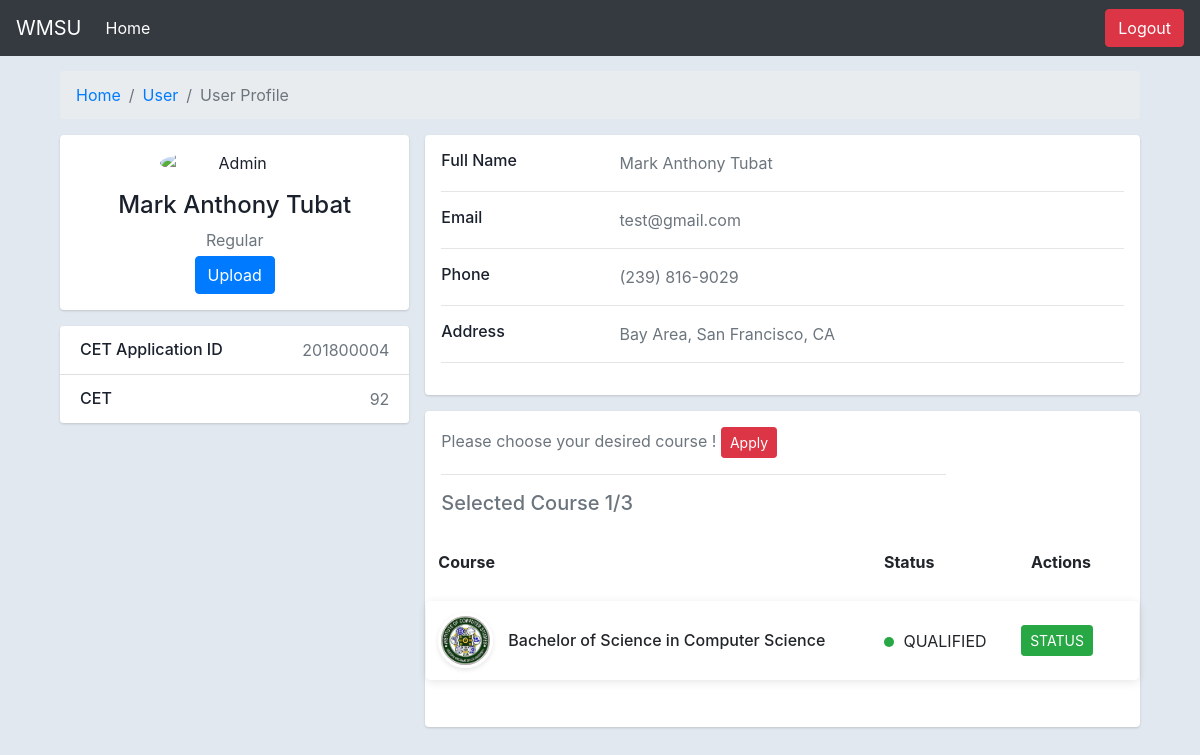
Screenshot of /student/index.php (signed in) with the database file from the repository.
### tables this page shows
CREATE TABLE `cetresult` (
  `applicantid` int(11) NOT NULL,
  `cetresult` varchar(100) NOT NULL,
  `year` varchar(100) NOT NULL,
  `fname` varchar(100) NOT NULL,
  `lname` varchar(100) NOT NULL
);

CREATE TABLE `selectedcourse` (
  `selectedCourse_id` int(11) NOT NULL,
  `user_id` int(11) NOT NULL,
  `college_id` int(11) DEFAULT NULL,
  `course_id` int(11) NOT NULL,
  `file_id` int(11) NOT NULL,
  `userStatus` varchar(100) DEFAULT NULL,
  `date` varchar(200) NOT NULL,
  `ic` varchar(100) DEFAULT NULL,
  `average` float DEFAULT NULL,
  `inter_score` int(100) DEFAULT NULL,
  `rejectReason` varchar(100) DEFAULT NULL,
  `interview_sched` varchar(50) DEFAULT NULL,
  `academic_id` int(11) DEFAULT NULL
);

CREATE TABLE `coursestbl` (
  `course_id` int(11) NOT NULL,
  `course_name` varchar(255) NOT NULL,
  `course_description` varchar(1000) NOT NULL,
  `college_id` int(11) NOT NULL,
  `course_img` text DEFAULT NULL,
  `quota` int(200) DEFAULT NULL,
  `waiting` int(200) DEFAULT NULL,
  `cet_req` float DEFAULT NULL,
  `gpa_req` float DEFAULT NULL
);

### student/index.php (the view, shortened to what this page needs)
<?php
   include('include/header.php');
   include('include/navbar.php');
   $getCET = mysqli_query($db, "SELECT * from cetresult where 	applicantid  ='".$_SESSION['applicantID']."'");
   $arr = mysqli_fetch_array($getCET);
   $listSelectedCourse = mysqli_query($db, "SELECT COUNT(*) from selectedcourse where user_id  ='".$_SESSION['id']."'");
   $countCourse = mysqli_fetch_array($listSelectedCourse);
   ?>
<body>
    <div class="container">
        <div class="main-body">
            <nav aria-label="breadcrumb" class="main-breadcrumb">
                <ol class="breadcrumb">
                    <li class="breadcrumb-item"><a href="index.html">Home</a></li>
                    <li class="breadcrumb-item"><a href="javascript:void(0)">User</a></li>
                    <li class="breadcrumb-item active" aria-current="page">User Profile</li>
                </ol>
            </nav>
            <div class="row gutters-sm">
                <div class="col-md-4 mb-3">
                    <div class="card">
                        <div class="card-body">
                            <div class="d-flex flex-column align-items-center text-center">
                                <img src="https://bootdey.com/img/Content/avatar/avatar7.png" alt="Admin"
                                    class="rounded-circle" width="150">
                                <div class="mt-3">
                                    <h4> <?php echo $fullname = $_SESSION['fname'] . ' ' . $_SESSION['lname']; ?></h4>
                                    <p class="text-secondary mb-1">Regular</p>
                                    <button class="btn btn-primary">Upload</button>
                                </div>
                            </div>
                        </div>
                    </div>
                    <div class="card mt-3">
                        <ul class="list-group list-group-flush">
                            <li class="list-group-item d-flex justify-content-between align-items-center flex-wrap">
                                <h6 class="mb-0">CET Application ID </h6>
                                <span class="text-secondary"><?php echo $arr['applicantid']?></span>
                            </li>
                            <li class="list-group-item d-flex justify-content-between align-items-center flex-wrap">
                                <h6 class="mb-0">
                                    CET
                                </h6>
                                <span class="text-secondary"><?php echo $arr['cetresult'] ?></span>
                            </li>
                        </ul>
                    </div>
                </div>
                <div class="col-md-8">
                    <div class="card mb-3">
                        <div class="card-body">
                            <div class="row">
                                <div class="col-sm-3">
                                    <h6 class="mb-0">Full Name</h6>
                                </div>
                                <div class="col-sm-9 text-secondary">
                                    <?php echo $fullname = $_SESSION['fname'] . ' ' . $_SESSION['lname']; ?>
                                </div>
                            </div>
                            <hr>
                            <div class="row">
                                <div class="col-sm-3">
                                    <h6 class="mb-0">Email</h6>
                                </div>
                                <div class="col-sm-9 text-secondary">
                                    <?php echo $_SESSION['email'];?>
                                </div>
                            </div>
                            <hr>
                            <div class="row">
                                <div class="col-sm-3">
                                    <h6 class="mb-0">Phone</h6>
                                </div>
                                <div class="col-sm-9 text-secondary">
                                    (239) 816-9029
                                </div>
                            </div>
                            <hr>
                            <div class="row">
                                <div class="col-sm-3">
                                    <h6 class="mb-0">Address</h6>
                                </div>
                                <div class="col-sm-9 text-secondary">
                                    Bay Area, San Francisco, CA
                                </div>
                            </div>
                            <hr>
                        </div>
                    </div>
                    <div class="card mb-4">
                        <div class="card-body">
                            <div class="row">
                                <div class="col-sm-9 text-secondary">
                                    Please choose your desired course ! <a
                                        href="apply.php"
                                        class="btn btn-danger btn-sm"> Apply</a>
                                    <hr>
                                    <h5>Selected Course <?php echo $countCourse[0] ?>/3 </h5>
                                </div>
                                <?php include('selectedcourse.php') ?>
                            </div>
                        </div>
                    </div>
                </div>
            </div>
</body>
</html>

### student/selectedcourse.php (shortened to what this page needs)
<link rel="stylesheet" href="assets/css/table.css">
<?php
  $selectedCourse = mysqli_query($db, "SELECT * from selectedcourse where user_id  ='".$_SESSION['id']."'");
?>
<table class="table">
    <thead>
        <tr>
            <th>Course</th>
            <th>Status</th>
            <th>Actions</th>
        </tr>
    </thead>
    <tbody>
        <?php while ($row = mysqli_fetch_array($selectedCourse)) {
                $courseinfo    =mysqli_query($db, "SELECT * from coursestbl where course_id  ='".$row['course_id']."'");
                $course = mysqli_fetch_array($courseinfo);
                ?>
        <tr>
            <td>
                <div class="user-info">
                    <div class="user-info__img">
                        <img src="../collegeimg/<?php echo $course["course_img"]?>" alt="User Img">
                    </div>
                    <div class="user-info__basic">
                        <h6 class="mb-0"><?php echo $course["course_name"] ?></h6>
                    </div>
                </div>
            </td>
            <td>
                <span class="active-circle bg-success"></span> <?php echo $row['userStatus'] ?>
            </td>
            <td>
                <a href="application_status.php?tracking_id=<?php echo $row['selectedCourse_id']; ?>"
                    class="btn btn-success btn-sm"> STATUS</a>
            <td>
        </tr>
        <?php } ?>
    </tbody>
</table>

### student/assets/css/style.css (style rules this page uses)
body { color: #1a202c; text-align: left; background-color: #e2e8f0; }
.main-body { padding: 15px; }
.card { box-shadow: 0 1px 3px 0 rgba(0,0,0,.1), 0 1px 2px 0 rgba(0,0,0,.06); }
.card { position: relative; display: flex; flex-direction: column; min-width: 0; word-wrap: break-word; background-color: #fff; background-clip: border-box; border: 0 solid rgba(0,0,0,.125); border-radius: .25rem; }
.card-body { flex: 1 1 auto; min-height: 1px; padding: 1rem; }
.gutters-sm { margin-right: -8px; margin-left: -8px; }
.gutters-sm>.col, .gutters-sm>[class*=col-] { padding-right: 8px; padding-left: 8px; }
.mb-3, .my-3 { margin-bottom: 1rem!important; }

### student/assets/css/apply.css (style rules this page uses)
* { margin: 0; padding: 0 }
html { height: 100% }
p { color: grey }
.card { z-index: 0; border: none; position: relative }

### student/assets/css/table.css (style rules this page uses)
.table { border-spacing: 0 15px; border-collapse: separate; }
.table thead tr th, .table thead tr td, .table tbody tr th, .table tbody tr td { vertical-align: middle; border: none; }
.table thead tr th:nth-last-child(1), .table thead tr td:nth-last-child(1), .table tbody tr th:nth-last-child(1), .table tbody tr td:nth-last-child(1) { text-align: center; }
.table tbody tr { box-shadow: 0 2px 10px rgba(0, 0, 0, 0.1); border-radius: 5px; }
.table tbody tr td { background: #fff; }
.table tbody tr td:nth-child(1) { border-radius: 5px 0 0 5px; }
.table tbody tr td:nth-last-child(1) { border-radius: 0 5px 5px 0; }
.user-info { display: flex; align-items: center; }
.user-info__img img { margin-right: 15px; height: 55px; width: 55px; border-radius: 45px; border: 3px solid #fff; box-shadow: 0 2px 5px rgba(0, 0, 0, 0.1); }
.active-circle { height: 10px; width: 10px; border-radius: 10px; margin-right: 5px; display: inline-block; }

### rows the page displays
cetresult: applicantid "201800004", cetresult "92"
selectedcourse: course.course_img (picture), course.course_name "Bachelor of Science in Computer Science", userStatus "QUALIFIED"

### other values shown
$fullname = $_SESSION['fname'] . ' ' . $_SESSION['lname'] "Mark Anthony Tubat"
$_SESSION['email'] "test@gmail.com"
$countCourse[0] "1"
